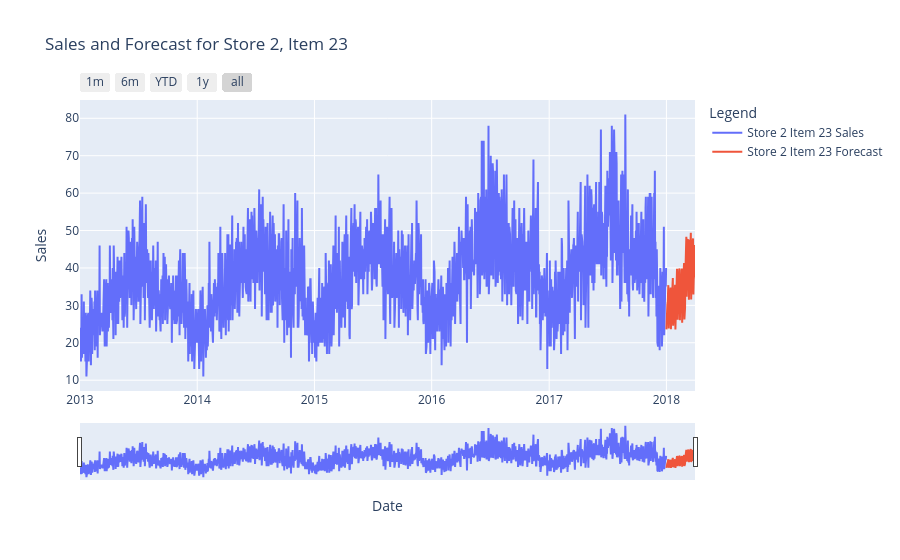

Notebook code for this chart:
### Code cell
# Cell 15: Define function to plot predicted graph
def predicted_graph(store_num, item_num, train, forecast):
    logging.info(f"Plotting predicted graph for store {store_num}, item {item_num}...")
    train_data = train[(train.store == store_num) & (train.item == item_num)]
    forecast_data = forecast[
        (forecast.store == store_num) & (forecast.item == item_num)
    ]

    fig = make_subplots(rows=1, cols=1, shared_xaxes=True)

    fig.add_trace(
        go.Scatter(
            x=train_data.date,
            y=train_data.sales,
            name=f"Store {store_num} Item {item_num} Sales",
            mode="lines",
        )
    )

    fig.add_trace(
        go.Scatter(
            x=forecast_data.date,
            y=forecast_data.sales,
            name=f"Store {store_num} Item {item_num} Forecast",
            mode="lines",
        )
    )

    fig.update_layout(
        title=f"Sales and Forecast for Store {store_num}, Item {item_num}",
        xaxis_title="Date",
        yaxis_title="Sales",
        legend_title="Legend",
        hovermode="x unified",
    )

    fig.update_xaxes(
        rangeslider_visible=True,
        rangeselector=dict(
            buttons=list(
                [
                    dict(count=1, label="1m", step="month", stepmode="backward"),
                    dict(count=6, label="6m", step="month", stepmode="backward"),
                    dict(count=1, label="YTD", step="year", stepmode="todate"),
                    dict(count=1, label="1y", step="year", stepmode="backward"),
                    dict(step="all"),
                ]
            )
        ),
    )

    fig.show()
    logging.info(f"Predicted graph for store {store_num}, item {item_num} plotted.")
predicted_graph(store_num=2, item_num=23, train=train_, forecast=forecast)

### Figure 1 — Plotly figure (JSON) as saved in the notebook; plotly's stock layout.template omitted (floating-point values rounded to 4 significant figures; data arrays with more than 128 entries replaced by an {"elided": "..."} marker saying what was removed)
{"data": [{"mode": "lines", "name": "Store 2 Item 23 Sales", "type": "scatter", "x": {"elided": "1826 str values"}, "y": {"elided": "1826 int values"}}, {"mode": "lines", "name": "Store 2 Item 23 Forecast", "type": "scatter", "x": ["2018-01-01T00:00:00", "2018-01-02T00:00:00", "2018-01-03T00:00:00", "2018-01-04T00:00:00", "2018-01-05T00:00:00", "2018-01-06T00:00:00", "2018-01-07T00:00:00", "2018-01-08T00:00:00", "2018-01-09T00:00:00", "2018-01-10T00:00:00", "2018-01-11T00:00:00", "2018-01-12T00:00:00", "2018-01-13T00:00:00", "2018-01-14T00:00:00", "2018-01-15T00:00:00", "2018-01-16T00:00:00", "2018-01-17T00:00:00", "2018-01-18T00:00:00", "2018-01-19T00:00:00", "2018-01-20T00:00:00", "2018-01-21T00:00:00", "2018-01-22T00:00:00", "2018-01-23T00:00:00", "2018-01-24T00:00:00", "2018-01-25T00:00:00", "2018-01-26T00:00:00", "2018-01-27T00:00:00", "2018-01-28T00:00:00", "2018-01-29T00:00:00", "2018-01-30T00:00:00", "2018-01-31T00:00:00", "2018-02-01T00:00:00", "2018-02-02T00:00:00", "2018-02-03T00:00:00", "2018-02-04T00:00:00", "2018-02-05T00:00:00", "2018-02-06T00:00:00", "2018-02-07T00:00:00", "2018-02-08T00:00:00", "2018-02-09T00:00:00", "2018-02-10T00:00:00", "2018-02-11T00:00:00", "2018-02-12T00:00:00", "2018-02-13T00:00:00", "2018-02-14T00:00:00", "2018-02-15T00:00:00", "2018-02-16T00:00:00", "2018-02-17T00:00:00", "2018-02-18T00:00:00", "2018-02-19T00:00:00", "2018-02-20T00:00:00", "2018-02-21T00:00:00", "2018-02-22T00:00:00", "2018-02-23T00:00:00", "2018-02-24T00:00:00", "2018-02-25T00:00:00", "2018-02-26T00:00:00", "2018-02-27T00:00:00", "2018-02-28T00:00:00", "2018-03-01T00:00:00", "2018-03-02T00:00:00", "2018-03-03T00:00:00", "2018-03-04T00:00:00", "2018-03-05T00:00:00", "2018-03-06T00:00:00", "2018-03-07T00:00:00", "2018-03-08T00:00:00", "2018-03-09T00:00:00", "2018-03-10T00:00:00", "2018-03-11T00:00:00", "2018-03-12T00:00:00", "2018-03-13T00:00:00", "2018-03-14T00:00:00", "2018-03-15T00:00:00", "2018-03-16T00:00:00", "2018-03-17T00:00:00", "2018-03-18T00:00:00", "2018-03-19T00:00:00", "2018-03-20T00:00:00", "2018-03-21T00:00:00", "2018-03-22T00:00:00", "2018-03-23T00:00:00", "2018-03-24T00:00:00", "2018-03-25T00:00:00", "2018-03-26T00:00:00", "2018-03-27T00:00:00", "2018-03-28T00:00:00", "2018-03-29T00:00:00", "2018-03-30T00:00:00", "2018-03-31T00:00:00"], "y": [23.59, 28.46, 29.53, 30.19, 30.84, 33.59, 35.4, 23.85, 27.6, 28.75, 30.0, 32.12, 33.6, 34.76, 23.6, 27.63, 27.83, 31.28, 33.92, 35.34, 37.3, 24.55, 28.08, 27.4, 29.86, 32.04, 34.79, 35.51, 23.55, 26.8, 29.42, 31.95, 36.04, 39.78, 37.68, 26.19, 30.31, 29.83, 32.46, 36.43, 39.87, 39.42, 26.02, 30.11, 31.0, 33.9, 36.76, 39.1, 39.82, 25.36, 30.65, 31.65, 34.15, 39.25, 39.5, 41.29, 26.22, 30.17, 29.27, 38.4, 42.16, 45.25, 48.31, 32.3, 38.4, 36.25, 42.03, 45.36, 47.42, 47.37, 31.51, 37.51, 39.27, 41.04, 42.75, 46.56, 49.41, 31.58, 36.94, 37.27, 39.15, 41.2, 46.89, 47.89, 32.94, 36.92, 37.9, 39.31, 46.11, 44.85]}], "layout": {"hovermode": "x unified", "legend": {"title": {"text": "Legend"}}, "title": {"text": "Sales and Forecast for Store 2, Item 23"}, "xaxis": {"anchor": "y", "domain": [0, 1], "rangeselector": {"buttons": [{"count": 1, "label": "1m", "step": "month", "stepmode": "backward"}, {"count": 6, "label": "6m", "step": "month", "stepmode": "backward"}, {"count": 1, "label": "YTD", "step": "year", "stepmode": "todate"}, {"count": 1, "label": "1y", "step": "year", "stepmode": "backward"}, {"step": "all"}]}, "rangeslider": {"visible": true}, "title": {"text": "Date"}}, "yaxis": {"anchor": "x", "domain": [0, 1], "title": {"text": "Sales"}}}}
